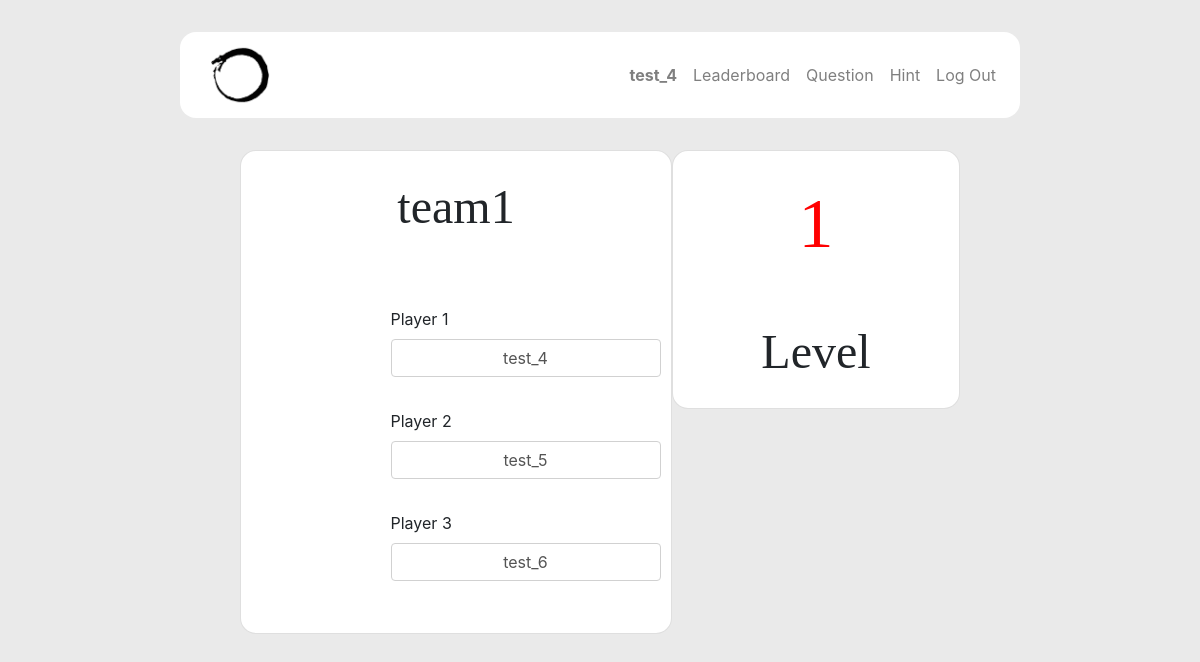
Page /user-profile (signed in) on the committed database.
### paradox/models.py (models this page shows, shortened)
class User(AbstractUser):
    pass

class user_detail(models.Model):
    user = models.OneToOneField(User, on_delete=models.CASCADE, related_name="details")
    disqualified = models.BooleanField(default=False)
    user_class = models.IntegerField()
    level = models.IntegerField(default=0)
    isschool = models.CharField(default="INTRA",max_length=300)
    nonComp = models.IntegerField(default=0)
    isOver = models.IntegerField(default=0)
    imgURL = models.CharField(default='img', max_length=1000)
    firstuse = models.IntegerField(default=1)
    team_members = models.ForeignKey(team_member, on_delete=models.CASCADE, related_name="user_team")

class team_member(models.Model):
    level = models.IntegerField(default=0)
    teamName = models.CharField(max_length=1000)
    alpha = models.ForeignKey(User, on_delete=models.CASCADE, related_name="alpha")
    beta = models.ForeignKey(User, on_delete=models.CASCADE, related_name="beta", null=True, blank=True)
    gamma = models.ForeignKey(User, on_delete=models.CASCADE, related_name="gamma", null=True, blank=True)

### paradox/views.py (the view)
# urls.py: path("user-profile", views.user_profile, name="user-profile"),
@login_required(login_url='/login')
def user_profile(request):
    userID = request.session.get('user_id')
    user_data = User.objects.get(pk=userID)
    return render(request, "user_profile.html", {
        "user_data": user_data
    })

### paradox/templates/user_profile.html
{% extends "layout.html" %}
{% load i18n %}
{% load static %}
{% block extra_css %}
    <link href="{% static 'paradox/user_profile.css' %}" rel="stylesheet">
{% endblock %}
{% block body %}
    <div class="user-profile">
        <div>
            <div class="container-level">
                <div class="card" id="level">
                    <div class="card-body" id="level-lvl">{{ user_data.details.level }}</div>
                    <div class="card-body" id="level-txt">Level</div>
                </div>
            </div>
            <div class="card" id="details">
                <div class="card-body">
                    <div id="teamname">{{ user_data.details.team_members.teamName }}</div>
                    <div id="players">
                        <div id="username">
                            <label>Player 1</label>
                            <br>
                            <input id="username_txt" value="{{ user_data.details.team_members.alpha }}" disabled type="text">
                        </div>
                        <div id="username">
                            <label>Player 2</label>
                            <br>
                            <input id="username_txt" value="{{ user_data.details.team_members.beta }}" disabled type="text">
                        </div>
                        <div id="username">
                            <label>Player 3</label>
                            <br>
                            <input id="username_txt" value="{{ user_data.details.team_members.gamma }}" disabled type="text">
                        </div>
                    </div>
                </div>
            </div>
        </div>
    </div>
{% endblock %}

### paradox/templates/layout.html (shortened to what this page needs)
{% load static %}
<!DOCTYPE html>
<html lang="en">
    <head>
        <link rel="stylesheet" href="https://stackpath.bootstrapcdn.com/bootstrap/4.4.1/css/bootstrap.min.css">
        {% block extra_css %}{% endblock %}
        <link href="{% static 'paradox/main.css' %}" rel="stylesheet">
    </head>
    <body>
        <nav class="navbar navbar-expand-lg navbar-light " id="nav">
            <a class="navbar-brand" href="{% url 'index' %}">
                <img src="{% static 'paradox/logo.png' %}" width="60" height="60" alt="">
            </a>
            <div class="collapse navbar-collapse">
              <ul class="navbar-nav ml-auto">
                {% if user.is_authenticated %}
                    <li class="nav-item">
                        <a class="nav-link" href="{% url 'user-profile' %}"><strong>{{ user.username }}</strong></a>
                    </li>
                {% endif %}
                <li class="nav-item">
                  <a class="nav-link" href="{% url 'leaderboard-page' %}">Leaderboard</a>
                </li>
                {% if user.is_authenticated %}
                    <li class="nav-item">
                        <a class="nav-link" href="{% url 'question-page' %}">Question</a>
                    </li>
                    <li class="nav-item">
                        <a class="nav-link" href="{% url 'hint-page' %}">Hint</a>
                    </li>
                    <li class="nav-item">
                        <a class="nav-link" href="{% url 'logout' %}">Log Out</a>
                    </li>
                {% endif %}
              </ul>
            </div>
          </nav>
        <div class="body">
            {% block body %}
            {% endblock %}
        </div>
    </body>
</html>

### paradox/static/paradox/user_profile.css (style rules this page uses)
.user-profile { padding-left: 20%; padding-right: 20% ; }
#level { background-color: #fff; border-radius: 1em; width: 40%; margin: 0 auto ; display: table-cell; float: right; }
#details { background-color: #fff; border-radius: 1em; margin: 0 auto ; }
#level-lvl { text-align: center; font-family: fantasy; font-size: 70px; color: red; }
#level-txt , #teamname { text-align: center; font-family: fantasy; font-size: 48px; }
#username_txt { height: 38px; padding: 6px 10px; background-color: #fff; border: 1px solid #D1D1D1; border-radius: 4px; box-shadow: none; box-sizing: border-box; text-align: center; }
#username { margin: 2em; }
#players { margin-left: 25%; margin-top: 4em; }

### paradox/static/paradox/main.css (style rules this page uses)
html, body { background: #eaeaea; }
nav { margin: 2em; background-color: #fff; border-radius: 1em; margin-right: 15% !important; margin-left: 15% !important; padding-left: 2.5% !important; }

### rows in the picture
User: username "test_4", details.level "1", details.team_members.teamName "team1", details.team_members.alpha "test_4", details.team_members.beta "test_5", details.team_members.gamma "test_6"
